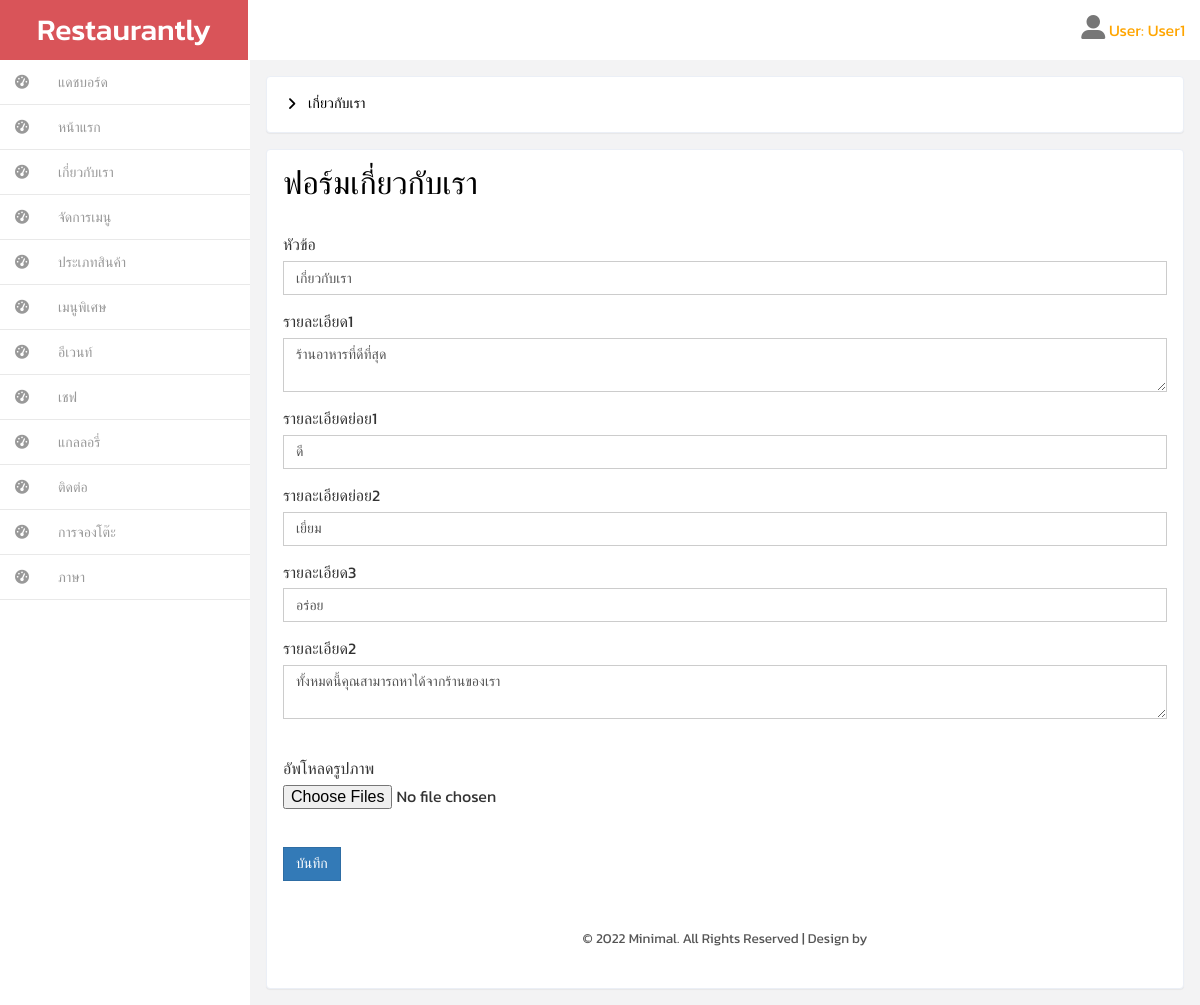
Screenshot of /backend/about.php?action=th (signed in) with the database file from the repository.
### tables this page shows
CREATE TABLE `about_th` (
  `id` int(11) NOT NULL,
  `title_about_th` varchar(155) NOT NULL,
  `detail1_th` varchar(500) NOT NULL,
  `check1_th` varchar(255) NOT NULL,
  `check2_th` varchar(255) NOT NULL,
  `check3_th` varchar(255) NOT NULL,
  `detail2_th` varchar(255) NOT NULL,
  `img_about_th` varchar(255) NOT NULL
);

### backend/about.php (the view, shortened to what this page needs)
<!DOCTYPE HTML>
<html>
<head><?php include("inc_header.php"); ?></head>
<body>
    <div id="wrapper">
        <?php
            include "../connect/connect.php";
            include("inc_left_menu.php");
        ?>
        <?php if(isset($_GET['action'])){
            switch($_GET){
        ?>
                        <?php case ($_GET['action'] == 'th');
                            $sql = $conn->query("SELECT * FROM about_th");
                            $row = $sql->fetch();
                        ?>
                        <div id="wrapper">
                            <div id="page-wrapper" class="gray-bg dashbard-1">
                                <div class="content-main">
                                    <div class="banner">
                                        <h2>
                                            <i class="fa fa-angle-right"></i>
                                            <span>เกี่ยวกับเรา</span>
                                        </h2>
                                    </div>
                                    <div class="grid-form">
                                        <div class="grid-form1">
                                            <h3 id="forms-example" class="">ฟอร์มเกี่ยวกับเรา</h3>
                                            <form method="POST" action="add_class_th.php?action=about_r_th" enctype="multipart/form-data">
                                                <div class="form-group">
                                                    <label for="exampleInputtitle1">หัวข้อ</label>
                                                    <input type="text" class="form-control" id="exampleInputtile1" name="title_about_th" placeholder="กรอกหัวข้อ" value="<?php echo $row['title_about_th']; ?>">
                                                </div>
                                                <div class="form-group">
                                                    <label for="exampleInputdetail1">รายละเอียด1</label>
                                                    <textarea class="form-control" name="details_about1_th" placeholder="กรอกรายละเอียด1"><?php echo $row['detail1_th']; ?></textarea>
                                                </div>
                                                <div class="form-group">
                                                    <label for="exampleInputsection1">รายละเอียดย่อย1</label>
                                                    <input type="text" class="form-control" id="exampleInputsection1" name="title_section1_th" placeholder="กรอกข้อมูลย่อย1" value="<?php echo $row['check1_th']; ?>">
                                                </div>
                                                <div class="form-group">
                                                    <label for="exampleInputsection2">รายละเอียดย่อย2</label>
                                                    <input type="text" class="form-control" id="exampleInputsection2" name="title_section2_th" placeholder="กรอกข้อมูลย่อย2" value="<?php echo $row['check2_th']; ?>">
                                                </div>
                                                <div class="form-group">
                                                    <label for="exampleInputsection3">รายละเอียด3</label>
                                                    <input type="text" class="form-control" id="exampleInputsection3" name="title_section3_th" placeholder="กรอกข้อมูลย่อย3" value="<?php echo $row['check3_th']; ?>">
                                                </div>
                                                <div class="form-group">
                                                    <label for="exampleInputdetail2">รายละเอียด2</label>
                                                    <textarea class="form-control" name="details_about2_th" placeholder="กรอกรายละเอียด2"><?php echo $row['detail2_th']; ?></textarea>
                                                </div><br>
                                                <div class="form-group">
                                                    <label for="exampleInputFile">อัพโหลดรูปภาพ </label>
                                                    <input type="file" name="img_photo" multiple="multiple" id="exampleInputFile">
                                                </div>
                                                <div class="pabel-footer">
                                                    <div class="row">
                                                        <div class="col-sm-8 col-sm-off-set-2">
                                                            <br>
                                                            <button type="submit" class="btn-primary btn" name="upload">บันทึก</button>
                                                        </div>
                                                    </div>
                                            </form>
                                        </div>
                                        <?php break; } }?>
                                                        <?php include("inc_copy.php"); ?>
                                                    </div>
                                                </div>
                                            </div>
                                        </div>
</body>
</html>

### backend/css/style.css (style rules this page uses)
h4, h5, h6, h1, h2, h3 { margin: 0; }
html, body { font-family: 'Kanit', sans-serif; font-size: 100%; background:#F3F3F4; overflow-x: hidden; }
div#wrapper { background-color: #fff; }
@media (min-width: 768px) { #page-wrapper { position: inherit; margin: 0 0 0 240px; min-height: 1000px; } }
.content-main { background-color: #F3F3F4; padding-top: 1em; }
.banner { background: #fff; display: block; margin: 0em 1em ; padding:1em; border: 1px solid #ebeff6; border-color: #ebeff6; border-radius: 4px; -webkit-border-radius: 4px; -o-border-radius: 4px; -moz-border-radius: 4px; -ms-border-radius: 4px; -webkit-box-shadow: 0 1px 1px rgba(0,0,0,.05); box-shadow: 0 1px 1px rgba(0,0,0,.05); }
.banner h2 { font-size:0.9em; }
.banner h2 span { color:#000; font-family: 'Muli-Regular'; padding:0.3em ; }
.banner h2 i { color:#000; vertical-align:middle; padding:0.3em ; }
.grid-form { padding: 1em; }
.grid-form1 { background: #fff; margin-bottom: 1em; padding: 1em; border: 1px solid #ebeff6; border-radius: 4px; -webkit-border-radius: 4px; -o-border-radius: 4px; -moz-border-radius: 4px; -ms-border-radius: 4px; -webkit-box-shadow: 0 1px 1px rgba(0,0,0,.05); box-shadow: 0 1px 1px rgba(0,0,0,.05); }
.grid-form1:last-child { margin-bottom: 0em; }
.grid-form1 h3 { color: #000; font-size:2em; margin-bottom: 1em; }
.grid-form1 form { margin: 1.5em 0; }
.form-control { box-shadow: none; outline: none; border-radius: 0px; font-family: 'Muli-Regular'; }
.btn { border-radius: 0px; outline: none; }
.checkbox-inline label,.checkbox-inline1 label,.form-group label { font-weight:400; }

### backend/css/custom.css (style rules this page uses)
#wrapper { width: 100%; }
#page-wrapper { min-height: 568px; }
@media (min-width:768px) { #page-wrapper { position: inherit; margin: 0 0 0 250px; } }

### rows the page displays
about_th: title_about_th "เกี่ยวกับเรา", details_about1_th "ร้านอาหารที่ดีที่สุด", title_section1_th "ดี", title_section2_th "เยี่ยม", title_section3_th "อร่อย", details_about2_th "ทั้งหมดนี้คุณสามารถหาได้จากร้านของเรา"

### other values shown
$_SESSION["name"] "User1"
